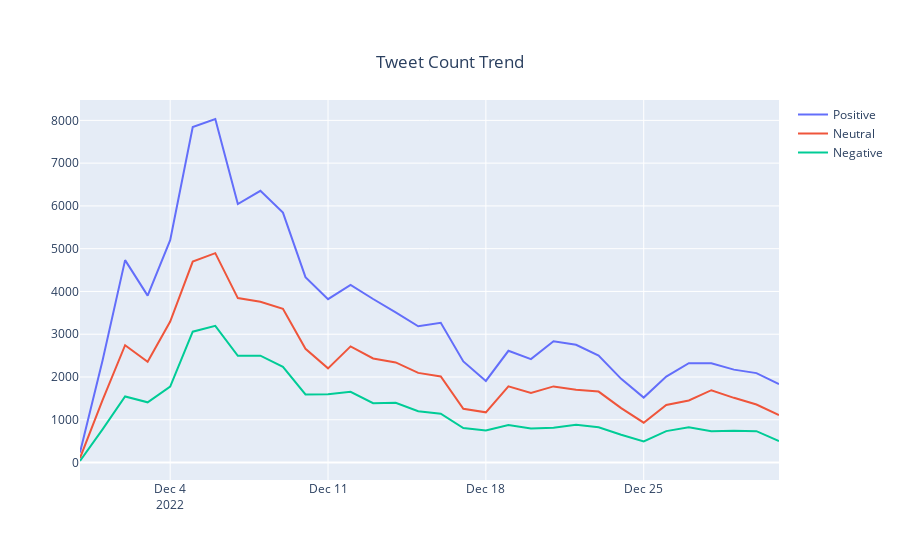

Here is the notebook cell this chart was saved with:
### Markdown cell above
### Trends

### Code cell
fig=go.Figure()
fig.add_trace(go.Scatter(x=datadatepos.index,y=datadatepos['sentiment_type'],name='Positive'))
fig.add_trace(go.Scatter(x=datadateneu.index,y=datadateneu['sentiment_type'],name='Neutral'))
fig.add_trace(go.Scatter(x=datadateneg.index,y=datadateneg['sentiment_type'],name='Negative'))
fig.update_layout(
    title={'text':"Tweet Count Trend",'y':0.9,
        'x':0.5,
        'xanchor': 'center',
        'yanchor': 'top'})
fig.show()
